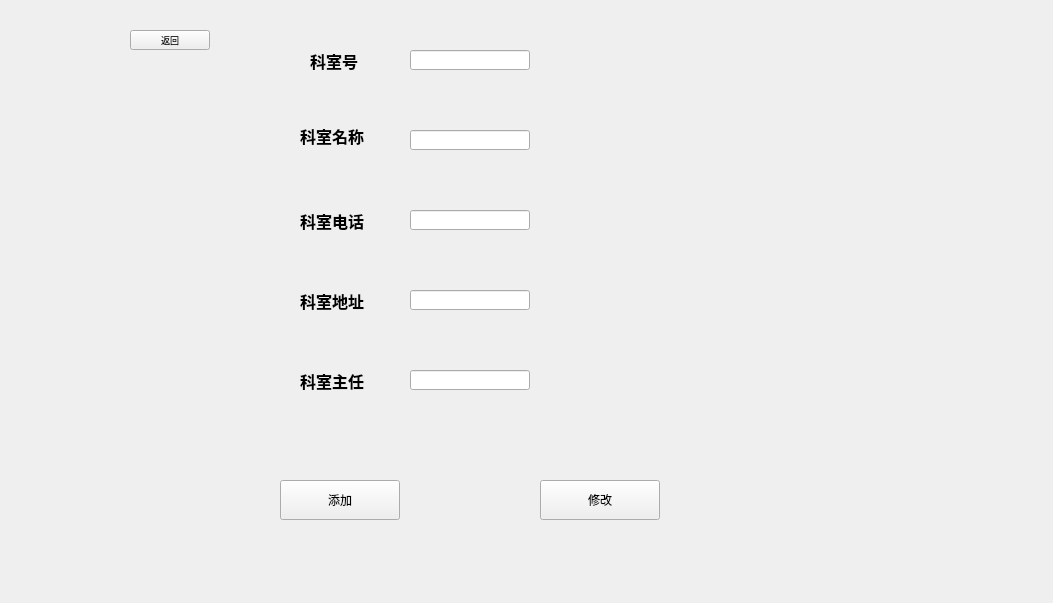
<?xml version="1.0" encoding="UTF-8"?>
<ui version="4.0">
 <class>office_sa</class>
 <widget class="QWidget" name="office_sa">
  <property name="geometry">
   <rect>
    <x>0</x>
    <y>0</y>
    <width>1053</width>
    <height>603</height>
   </rect>
  </property>
  <property name="windowTitle">
   <string>Form</string>
  </property>
  <property name="styleSheet">
   <string notr="true">#office_sa{background-image: url(:/hospital.jpg);}</string>
  </property>
  <widget class="QPushButton" name="b">
   <property name="geometry">
    <rect>
     <x>130</x>
     <y>30</y>
     <width>80</width>
     <height>20</height>
    </rect>
   </property>
   <property name="font">
    <font>
     <pointsize>7</pointsize>
    </font>
   </property>
   <property name="text">
    <string>返回</string>
   </property>
  </widget>
  <widget class="QLabel" name="office">
   <property name="geometry">
    <rect>
     <x>300</x>
     <y>100</y>
     <width>101</width>
     <height>71</height>
    </rect>
   </property>
   <property name="font">
    <font>
     <pointsize>12</pointsize>
     <weight>75</weight>
     <bold>true</bold>
    </font>
   </property>
   <property name="text">
    <string>科室名称</string>
   </property>
  </widget>
  <widget class="QPushButton" name="add">
   <property name="geometry">
    <rect>
     <x>280</x>
     <y>480</y>
     <width>120</width>
     <height>40</height>
    </rect>
   </property>
   <property name="text">
    <string>添加</string>
   </property>
  </widget>
  <widget class="QLabel" name="stage">
   <property name="geometry">
    <rect>
     <x>300</x>
     <y>270</y>
     <width>91</width>
     <height>61</height>
    </rect>
   </property>
   <property name="font">
    <font>
     <pointsize>12</pointsize>
     <weight>75</weight>
     <bold>true</bold>
    </font>
   </property>
   <property name="text">
    <string>科室地址</string>
   </property>
  </widget>
  <widget class="QLineEdit" name="number_2">
   <property name="geometry">
    <rect>
     <x>410</x>
     <y>50</y>
     <width>120</width>
     <height>20</height>
    </rect>
   </property>
  </widget>
  <widget class="QLineEdit" name="name_2">
   <property name="geometry">
    <rect>
     <x>410</x>
     <y>130</y>
     <width>120</width>
     <height>20</height>
    </rect>
   </property>
  </widget>
  <widget class="QLabel" name="phone">
   <property name="geometry">
    <rect>
     <x>300</x>
     <y>190</y>
     <width>101</width>
     <height>61</height>
    </rect>
   </property>
   <property name="font">
    <font>
     <pointsize>12</pointsize>
     <weight>75</weight>
     <bold>true</bold>
    </font>
   </property>
   <property name="text">
    <string>科室电话</string>
   </property>
  </widget>
  <widget class="QLineEdit" name="address_2">
   <property name="geometry">
    <rect>
     <x>410</x>
     <y>290</y>
     <width>120</width>
     <height>20</height>
    </rect>
   </property>
  </widget>
  <widget class="QPushButton" name="modify">
   <property name="geometry">
    <rect>
     <x>540</x>
     <y>480</y>
     <width>120</width>
     <height>40</height>
    </rect>
   </property>
   <property name="text">
    <string>修改</string>
   </property>
  </widget>
  <widget class="QLineEdit" name="phone_2">
   <property name="geometry">
    <rect>
     <x>410</x>
     <y>210</y>
     <width>120</width>
     <height>20</height>
    </rect>
   </property>
  </widget>
  <widget class="QLabel" name="number">
   <property name="geometry">
    <rect>
     <x>310</x>
     <y>40</y>
     <width>91</width>
     <height>41</height>
    </rect>
   </property>
   <property name="font">
    <font>
     <pointsize>12</pointsize>
     <weight>75</weight>
     <bold>true</bold>
    </font>
   </property>
   <property name="text">
    <string>科室号</string>
   </property>
  </widget>
  <widget class="QLineEdit" name="leader_2">
   <property name="geometry">
    <rect>
     <x>410</x>
     <y>370</y>
     <width>120</width>
     <height>20</height>
    </rect>
   </property>
  </widget>
  <widget class="QLabel" name="stage_2">
   <property name="geometry">
    <rect>
     <x>300</x>
     <y>350</y>
     <width>91</width>
     <height>61</height>
    </rect>
   </property>
   <property name="font">
    <font>
     <pointsize>12</pointsize>
     <weight>75</weight>
     <bold>true</bold>
    </font>
   </property>
   <property name="text">
    <string>科室主任</string>
   </property>
  </widget>
 </widget>
 <resources/>
 <connections/>
</ui>
